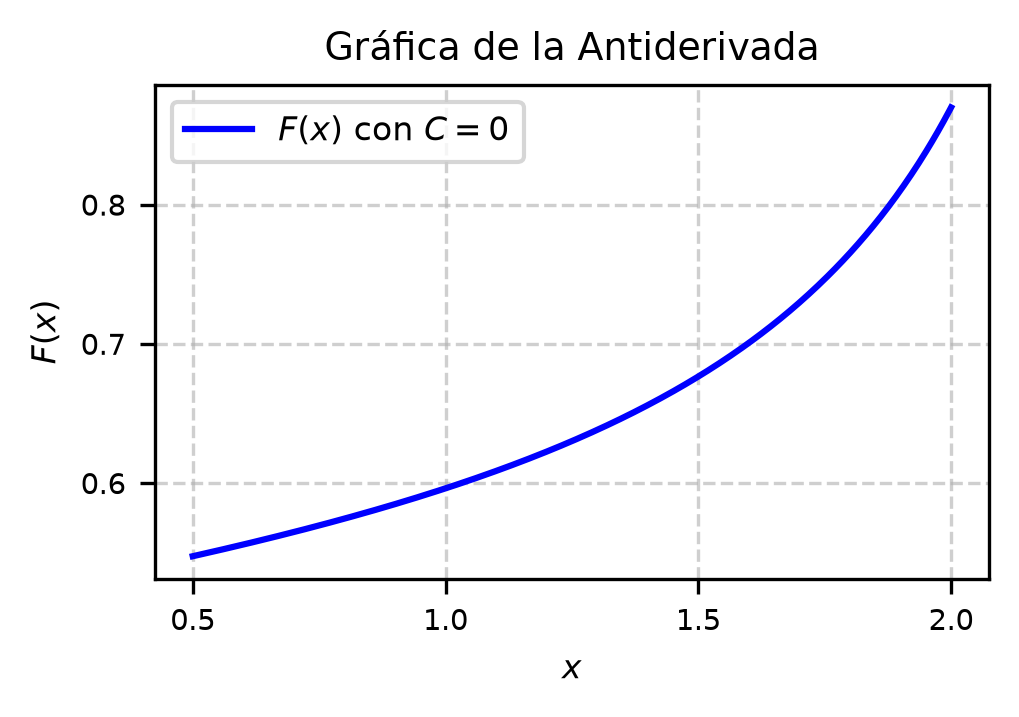

Recreate this plot in Python.
import matplotlib
matplotlib.use('Agg')
import numpy as np
import matplotlib.pyplot as plt

# Definición de la función antiderivada F(x) con C = 0
# Evitamos las asíntotas donde el denominador se hace cero o indefinido
def F(x):
    z = np.tan(x / 2.0)
    numerador = z - 5
    denominador = z - 3
    # Evitar división por cero o logaritmos de números negativos/cero
    val = np.abs(numerador / denominador)
    return np.log(val)

# Generación de valores de x en un intervalo seguro
x = np.linspace(0.5, 2.0, 400)
y = F(x)

# Configuración del gráfico adaptado para dos columnas IEEE
plt.figure(figsize=(3.5, 2.5))
plt.plot(x, y, label=r'$F(x)$ con $C=0$', color='b', linewidth=1.5)

plt.title('Gráfica de la Antiderivada', fontsize=9)
plt.xlabel('$x$', fontsize=8)
plt.ylabel('$F(x)$', fontsize=8)
plt.grid(True, linestyle='--', alpha=0.6)
plt.legend(fontsize=8)
plt.xticks(fontsize=7)
plt.yticks(fontsize=7)
plt.tight_layout()


plt.savefig(r'semana_04/graficas/SEM04_P10_grafica.png', dpi=300, bbox_inches='tight')
plt.close()
